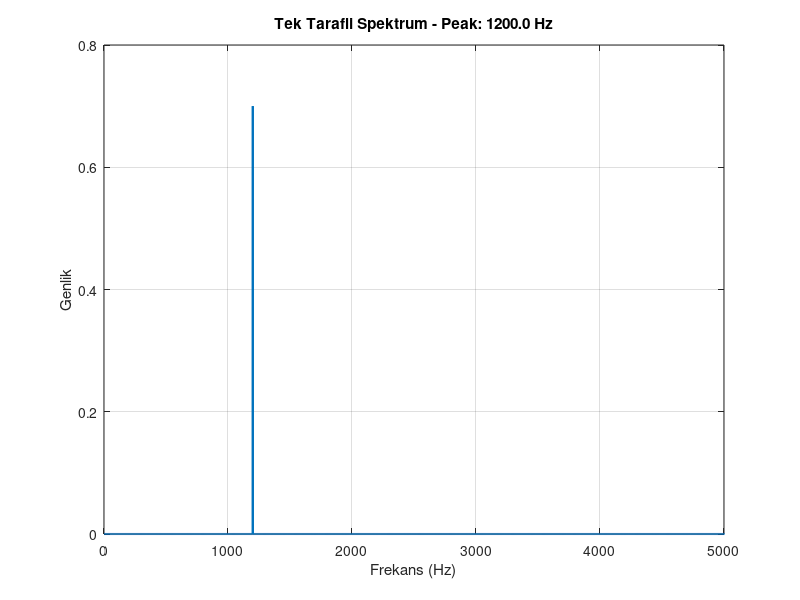

The MATLAB source for this figure:
%% Profesyonel FFT Analizi ve Spektrum Okuma
% Bu script, dogru frekans ekseni kurulumunu ve genlik duzeltmesini gosterir.

%% 1. Sinyal Hazirligi
Fs = 48000;
T = 1; % saniye
t = (0:1/Fs:T-1/Fs)';
f0 = 1200; % 1.2 kHz sinus
x = 0.7 * sin(2*pi*f0*t); % 0.7 genlikli sinyal

%% 2. FFT ve Frekans Ekseni
N = numel(x);
X = fft(x);

% Tek tarafli spektrum (0'dan Nyquist'e)
K = floor(N/2) + 1;
X_tek = X(1:K);
f = (0:K-1) * (Fs/N);

% Genlik Normalizasyonu ve 2x Kurali
mag = abs(X_tek) / N;
mag(2:end-1) = 2 * mag(2:end-1); % DC ve Nyquist haric genligi iki katina cikar

%% 3. Peak (Tepe Noktasi) Bulma
[max_val, idx] = max(mag);
baskin_frekans = f(idx);

fprintf("Baskin Frekans: %.2f Hz\n", baskin_frekans);
fprintf("Olculen Genlik: %.2f (Beklenen: 0.70)\n", max_val);

%% 4. Gorsellestirme
figure;
plot(f, mag, 'LineWidth', 1.5); grid on;
xlabel("Frekans (Hz)"); ylabel("Genlik");
title(sprintf("Tek Tarafli Spektrum - Peak: %.1f Hz", baskin_frekans));
xlim([0 5000]); % 5 kHz'e kadar odaklan

%% 5. Grafikleri Kaydetme
if ~exist('../assets', 'dir'), mkdir('../assets'); end
saveas(gcf, '../assets/fft_spectrum.png');


% Birden fazla tepeyi bulmak icin (Opsiyonel)
% [pks, locs] = findpeaks(mag, f, 'MinPeakHeight', 0.1);
